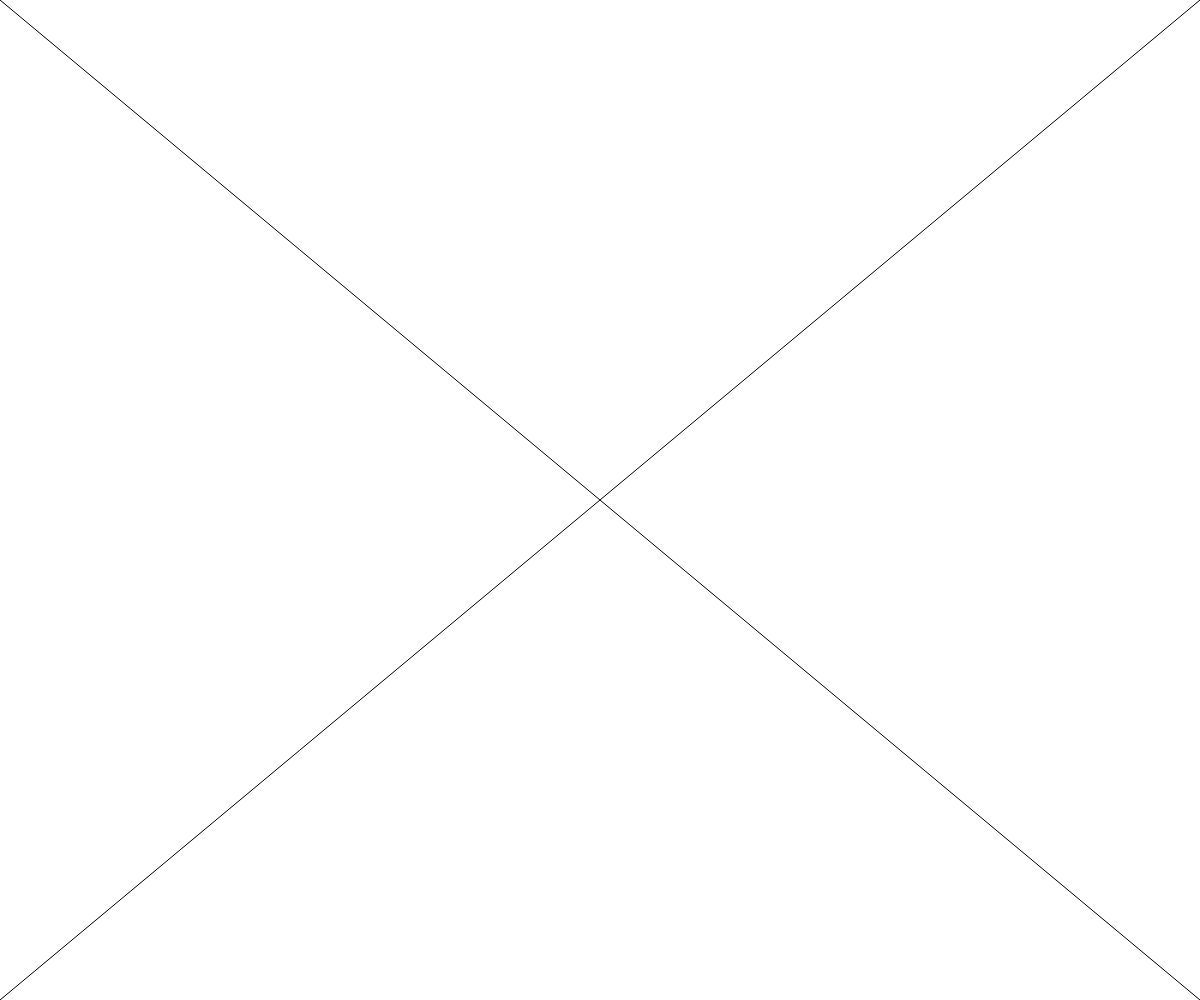
Frame 1 (no input)
Frame 60 (no input): identical to frame 1, image omitted
Frame 120 (the mouse pressed at the canvas centre since frame 60): identical to frame 1, image omitted

The p5.js sketch that drew this single still picture (run headless with seeded random() and noise() and a simulated clock; from frame 60 on, the mouse is pressed at the canvas centre):

// p5.js sketch
// ── sketch.js
function setup() {
  createCanvas(windowWidth, windowHeight);
}

function draw() {
  background(255);
  line(0, 0, width, height);
  line(0, height, width, 0);
}

function windowResized() {
  resizeCanvas(windowWidth, windowHeight);
}
